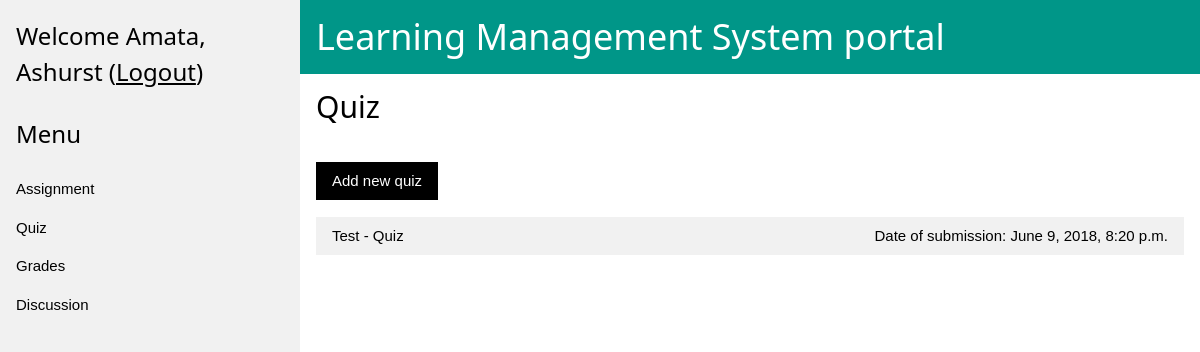
Page /classroom/instructor/quizzes/ (signed in) on the earlier database version.
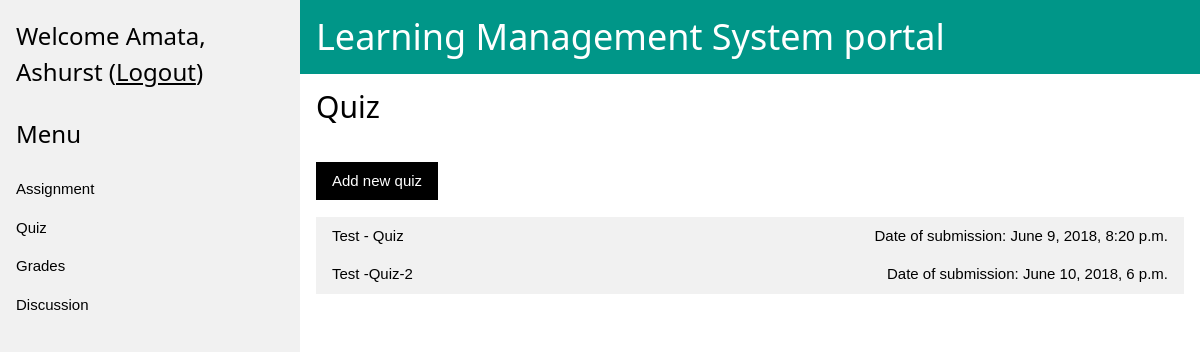
Same page on the later database version.
### classroom/models.py (models this page shows, shortened)
class QuizOrAssignment(models.Model):
    owner = models.ForeignKey(settings.AUTH_USER_MODEL, on_delete=models.CASCADE)
    name = models.CharField(max_length=255, unique=True)
    course = models.ForeignKey(Course, on_delete=models.CASCADE)
    date_of_submission = models.DateTimeField(help_text='Date and time of submission')
    is_assignment = models.BooleanField(default=False)
    def get_absolute_url(self):
        return reverse('classroom:instructor_add_choice', kwargs={'choice':'quiz', 'pk': self.pk })
    class Meta:
        permissions = (
            ('modify_quiz_or_assignment', 'Modify quiz or assignment'),
        )

### classroom/views/instructor.py (the view, shortened to what this page needs)
class ChoiceList(TestInstructor, ListView):
    def get(self, request, *args, **kwargs):
        context = get_context_variables(self.kwargs['choice'], self.request.user)
        return self.render_to_response(context)
    def get_template_names(self):
        template = {
            'quizzes'    : r'classroom/instructor/quizzes.html',
            'assignments': r'classroom/instructor/assignments.html',
            'grades'     : r'classroom/instructor/grades.html',
            'discussions': r'classroom/instructor/discussions.html',
            }[self.kwargs['choice']]
        return [template]

### classroom/models.py (called while the page is built)
    def __str__(self):
        return self.text

### classroom/views/instructor.py (called while the page is built)
    def test_func(self):
        if not self.request.user.is_authenticated:
            raise PermissionDenied
        if not self.request.user.groups.filter(name='Instructor Role').exists():
            raise PermissionDenied
        return self.dispatch

### classroom/templates/classroom/instructor/quizzes.html (shortened to what this page needs)
{% extends "classroom/instructor_base.html" %}
{% load static %}
{% block choice %}
    Quiz
{% endblock choice %}
{% block add_button %}
<button id="js-add-new-choice-btn" class="w3-button w3-black" data-href="{% url 'classroom:instructor_add' choice='quiz' %}">Add new quiz</button>
{% endblock add_button %}
{% block content %}
    <div class="w3-section w3-container">
      {% for quiz in quizzes %}
      <button onclick="accordionFunction('quiz-accordion-{{ forloop.counter }}')" class="w3-button w3-block w3-light-grey w3-left-align">{{ quiz.name }} <span class="w3-right">Date of submission: {{ quiz.date_of_submission }}</span></button>
      {% empty %}
      <button onclick="accordionFunction('Demo1')" class="w3-button w3-block w3-grey w3-left-align">No Quiz</button>
      <div id="Demo1" class="w3-hide w3-animate-zoom">
        <a href="#" class="w3-button w3-block w3-left-align">No Question(s)</a>
      </div>
      {% endfor %}
    </div>
{% endblock content %}

Differences in the rows shown:
added QuizOrAssignment: name "Test -Quiz-2", date_of_submission "June 10, 2018, 6 p.m."
